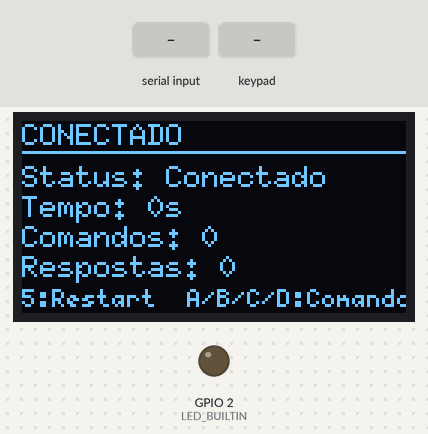
Recording of a sketch running on a simulated ESP32. Shown: 128×64 one-colour display, output pins drawn as LEDs (lit = HIGH). The test bench sets the inputs (shaded band). Nothing arrives over Bluetooth unless stated; what the sketch prints to the serial monitor is not drawn.

Above: at 1.4 s.
1.5 s: "LED 1\n" received over the second serial link
At 2.4 s:
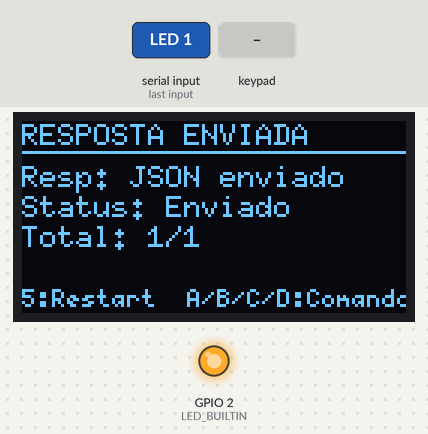
4.5 s: "ECHO\n" received over the second serial link
At 5.8 s:
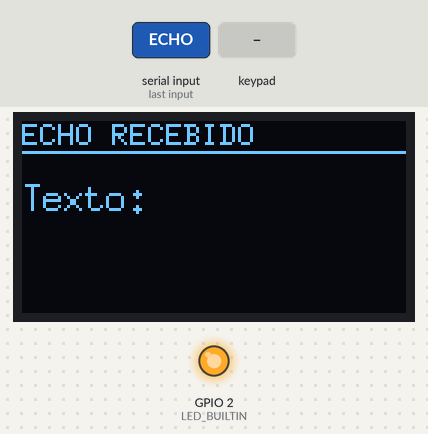
7.5 s: "PING 1\n" received over the second serial link
At 10.3 s:
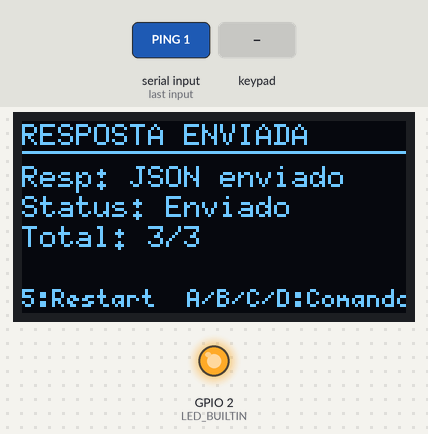
10.5 s: key 'D' pressed
At 11.91 s:
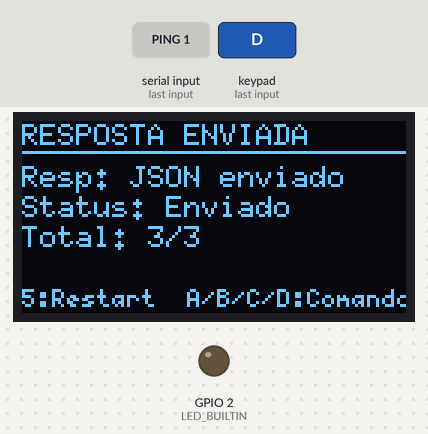
13.5 s: keypad keys 2 7 1 4 1 2 1 3 D pressed 0.4 s apart
At 17.7 s:
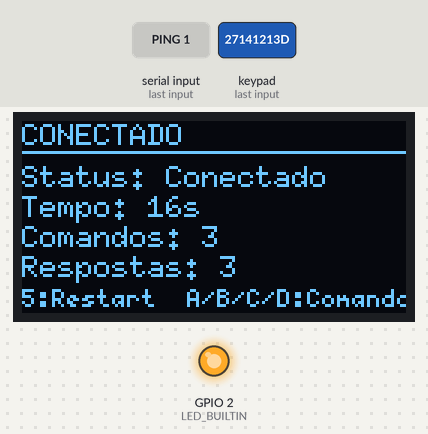
18.6 s: "STATUS 1\n" received over the second serial link
At 19.1 s:
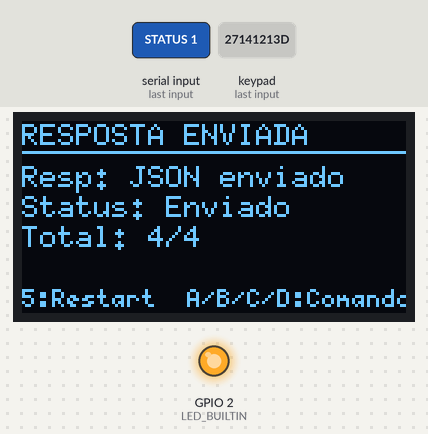
Timing chart, 0 to 21.6 s (numbered marks = the images above; inputs shaded):
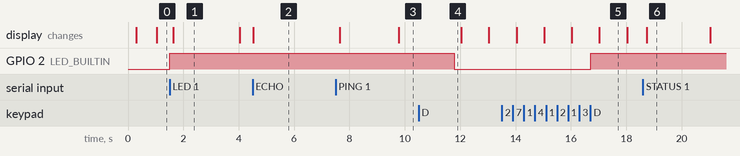

The sketch:

blutu.ino
```cpp
#include <Wire.h>
#include <U8g2lib.h>
#include "BluetoothSerial.h"
#include <Keypad.h>

// ====== OLED ======
#define I2C_SDA 21
#define I2C_SCL 22
U8G2_SSD1306_128X64_NONAME_F_HW_I2C u8g2(
  U8G2_R0, U8X8_PIN_NONE, I2C_SCL, I2C_SDA
);

// ====== KEYPAD 4x4 ======
const byte LINHAS = 4;
const byte COLUNAS = 4;

char teclas[LINHAS][COLUNAS] = {
  {'1','2','3','4'},
  {'5','6','7','8'},
  {'9','A','B','C'},
  {'D','E','F','G'}
};

byte pinosLinhas[LINHAS]   = {27, 14, 12, 13};
byte pinosColunas[COLUNAS] = {25, 26, 33, 32};

Keypad teclado = Keypad(makeKeymap(teclas), pinosLinhas, pinosColunas, LINHAS, COLUNAS);

// ====== BLUETOOTH SERIAL ======
BluetoothSerial SerialBT;

// ====== Configurações ======
const char* BT_NAME = "Relogio";
const char* BT_PIN  = "0000"; // PIN fixo para exibir na tela

#ifndef LED_BUILTIN
  #define LED_BUILTIN 2
#endif

// Ponteamento opcional:
const bool FORWARD_USB_TO_BT = true;  // o que digitar no Monitor Serial vai para o BT
const bool FORWARD_BT_TO_USB = true;  // o que chegar do BT aparece no Monitor Serial

// Buffer de linha (entrada vinda do BT)
String rxLine;

// ====== ESTADOS DO SISTEMA ======
enum SystemState {
  STATE_IDLE,           // Aguardando conexão
  STATE_CONNECTED,      // Conectado ao celular
  STATE_COMMAND_MODE,   // Modo de comando
  STATE_RESPONSE_MODE   // Modo de resposta
};

SystemState currentState = STATE_IDLE;

// ====== CONTADORES ======
unsigned long connectionTime = 0;
unsigned long lastActivity = 0;
int commandCount = 0;
int responseCount = 0;
bool deviceConnected = false;
bool oldDeviceConnected = false;

// ====== Utilidades JSON simples ======
void sendJsonKV(const char* k, const char* v) {
  SerialBT.print("{\"");
  SerialBT.print(k);
  SerialBT.print("\":\"");
  SerialBT.print(v);
  SerialBT.println("\"}");
}

void sendJsonKV(const char* k, int v) {
  SerialBT.print("{\"");
  SerialBT.print(k);
  SerialBT.print("\":");
  SerialBT.print(v);
  SerialBT.println("}");
}

void sendJsonStatus() {
  SerialBT.print("{\"ok\":true,\"uptime_ms\":");
  SerialBT.print(millis());
  SerialBT.print(",\"led\":");
  SerialBT.print(digitalRead(LED_BUILTIN) ? 1 : 0);
  SerialBT.print(",\"free_memory\":");
  SerialBT.print(ESP.getFreeHeap());
  SerialBT.println("}");
}

// ====== Processamento de comandos por linha ======
void handleCommand(const String& line) {
  // Formato: CMD [args...]
  // Ex.: "LED 1", "PING", "STATUS", "ECHO oi"
  // Quebra em 1ª palavra + resto
  String cmd, args;
  int sp = line.indexOf(' ');
  if (sp >= 0) {
    cmd  = line.substring(0, sp);
    args = line.substring(sp + 1);
  } else {
    cmd  = line;
    args = "";
  }

  cmd.trim(); cmd.toUpperCase();
  commandCount++;
  lastActivity = millis();
  currentState = STATE_COMMAND_MODE;

  if (cmd == "PING") {
    // {"pong":1}
    SerialBT.println("{\"pong\":1}");
    responseCount++;
  }
  else if (cmd == "LED") {
    args.trim();
    int v = args.toInt();
    digitalWrite(LED_BUILTIN, v ? HIGH : LOW);
    // {"ok":true,"led":0/1}
    SerialBT.print("{\"ok\":true,\"led\":");
    SerialBT.print(v ? 1 : 0);
    SerialBT.println("}");
    responseCount++;
  }
  else if (cmd == "STATUS") {
    sendJsonStatus();
    responseCount++;
  }
  else if (cmd == "MEMORY") {
    SerialBT.print("{\"memory\":");
    SerialBT.print(ESP.getFreeHeap());
    SerialBT.println("}");
    responseCount++;
  }
  else if (cmd == "ECHO") {
    // {"echo":"<args>"}
    SerialBT.print("{\"echo\":\"");
    // escapinho simples de aspas duplas (não robusto, mas quebra o galho)
    for (char c : args) {
      if (c == '\"') SerialBT.print("\\\"");
      else if (c == '\\') SerialBT.print("\\\\");
      else SerialBT.print(c);
    }
    SerialBT.println("\"}");
    responseCount++;

    // Exibe o texto do echo no display por 3 segundos
    u8g2.clearBuffer();
    drawHeader("ECHO RECEBIDO");

    u8g2.setFont(u8g2_font_7x13_tf);
    u8g2.setCursor(0, 30);
    u8g2.print("Texto:");
    u8g2.setCursor(0, 45);
    u8g2.print(args);

    u8g2.sendBuffer();
    delay(3000); // Mostra por 3 segundos
  }
  else {
    // {"error":"unknown_cmd","cmd":"..."}
    SerialBT.print("{\"error\":\"unknown_cmd\",\"cmd\":\"");
    SerialBT.print(cmd);
    SerialBT.println("\"}");
    responseCount++;
  }

  currentState = STATE_RESPONSE_MODE;
  delay(100); // Pequena pausa para mostrar resposta
  currentState = STATE_CONNECTED;
}

// ====== INTERFACE OLED ======
void drawHeader(const char* title) {
  u8g2.setFont(u8g2_font_6x10_tf);
  u8g2.setCursor(0, 8);
  u8g2.print(title);
  u8g2.drawHLine(0, 10, 128);
}

void drawStatusBar() {
  u8g2.setFont(u8g2_font_5x7_tf);
  u8g2.setCursor(0, 62);
  u8g2.print("5:Restart  A/B/C/D:Comandos");
}

void drawIdleScreen() {
  u8g2.clearBuffer();
  drawHeader("BT SERIAL SERVER");

  u8g2.setFont(u8g2_font_7x13_tf);
  u8g2.setCursor(0, 30);
  u8g2.print("Aguardando");
  u8g2.setCursor(0, 45);
  u8g2.print("conexao...");

  drawStatusBar();
  u8g2.sendBuffer();
}

void drawConnectedScreen() {
  u8g2.clearBuffer();
  drawHeader("CONECTADO");

  u8g2.setFont(u8g2_font_6x10_tf);

  // Status da conexão
  u8g2.setCursor(0, 22);
  u8g2.print("Status: Conectado");

  // Tempo de conexão
  u8g2.setCursor(0, 32);
  u8g2.print("Tempo: ");
  u8g2.print((millis() - connectionTime) / 1000);
  u8g2.print("s");

  // Contadores
  u8g2.setCursor(0, 42);
  u8g2.print("Comandos: ");
  u8g2.print(commandCount);

  u8g2.setCursor(0, 52);
  u8g2.print("Respostas: ");
  u8g2.print(responseCount);

  drawStatusBar();
  u8g2.sendBuffer();
}

void drawCommandScreen() {
  u8g2.clearBuffer();
  drawHeader("COMANDO RECEBIDO");

  u8g2.setFont(u8g2_font_6x10_tf);

  // Comando recebido
  u8g2.setCursor(0, 22);
  u8g2.print("Cmd: ");
  String cmd = rxLine;
  if (cmd.length() > 15) cmd = cmd.substring(0, 15);
  u8g2.print(cmd);

  // Processando resposta
  u8g2.setCursor(0, 32);
  u8g2.print("Processando...");

  // Última atividade
  u8g2.setCursor(0, 42);
  u8g2.print("Atividade: ");
  u8g2.print((millis() - lastActivity) / 1000);
  u8g2.print("s");

  drawStatusBar();
  u8g2.sendBuffer();
}

void drawResponseScreen() {
  u8g2.clearBuffer();
  drawHeader("RESPOSTA ENVIADA");

  u8g2.setFont(u8g2_font_6x10_tf);

  // Resposta enviada
  u8g2.setCursor(0, 22);
  u8g2.print("Resp: JSON enviado");

  // Status
  u8g2.setCursor(0, 32);
  u8g2.print("Status: Enviado");

  // Contadores
  u8g2.setCursor(0, 42);
  u8g2.print("Total: ");
  u8g2.print(commandCount);
  u8g2.print("/");
  u8g2.print(responseCount);

  drawStatusBar();
  u8g2.sendBuffer();
}

// ====== SETUP ======
void setup() {
  pinMode(LED_BUILTIN, OUTPUT);
  digitalWrite(LED_BUILTIN, LOW);

  Serial.begin(115200);
  delay(200);

  // OLED
  Wire.begin(I2C_SDA, I2C_SCL);
  u8g2.begin();
  u8g2.clearBuffer();
  u8g2.setFont(u8g2_font_6x10_tf);
  u8g2.drawStr(0, 12, "Iniciando BT Serial");
  u8g2.sendBuffer();

  // Keypad
  teclado.setDebounceTime(25);

  // Inicia Bluetooth Serial
  // SerialBT.setPin(BT_PIN, strlen(BT_PIN)); // PIN opcional
  // SerialBT.setPin(NULL, 0); // Sem PIN

  // Configurações para evitar PIN automático
  // esp_bt_controller_mem_release(ESP_BT_MODE_CLASSIC_BT);

  if (!SerialBT.begin(BT_NAME)) {
    Serial.println("Falha ao iniciar Bluetooth Serial! Reinicie o ESP32.");
    u8g2.clearBuffer();
    u8g2.setFont(u8g2_font_6x10_tf);
    u8g2.drawStr(0, 12, "Erro: BT nao iniciou");
    u8g2.drawStr(0, 28, "Reinicie o ESP32");
    u8g2.sendBuffer();
    while (1) delay(1000);
  }

  Serial.println();
  Serial.println("=== ESP32 Bluetooth Serial ===");
  Serial.print("Dispositivo: "); Serial.println(BT_NAME);
  Serial.print("PIN: "); Serial.println(BT_PIN);
  Serial.println("Comandos: PING | LED 1/0 | STATUS | MEMORY | ECHO <texto>");
  Serial.println("Conecte-se via app BT serial e envie linhas terminadas em \\n.");

  currentState = STATE_IDLE;
  drawIdleScreen();
}

// ====== LOOP ======
void loop() {
  // Verifica conexão Bluetooth
  deviceConnected = SerialBT.hasClient();

  if (deviceConnected && !oldDeviceConnected) {
    connectionTime = millis();
    currentState = STATE_CONNECTED;
    Serial.println("Dispositivo conectado!");
  }

  if (!deviceConnected && oldDeviceConnected) {
    currentState = STATE_IDLE;
    Serial.println("Dispositivo desconectado!");
  }

  oldDeviceConnected = deviceConnected;

  // Processa teclas do keypad
  char k = teclado.getKey();
  if (k != NO_KEY) {
    Serial.print("Tecla pressionada: ");
    Serial.println(k);

    // Comandos locais via keypad
    switch (k) {
      case '5':
        // Força restart do Bluetooth
        Serial.println("Reiniciando Bluetooth...");
        SerialBT.end();
        delay(1000);
        SerialBT.begin(BT_NAME, true);
        Serial.println("Bluetooth reiniciado!");
        break;
      case 'A':
        if (deviceConnected) {
          SerialBT.println("{\"local_cmd\":\"A\"}");
        }
        break;
      case 'B':
        if (deviceConnected) {
          SerialBT.println("{\"local_cmd\":\"B\"}");
        }
        break;
      case 'C':
        if (deviceConnected) {
          SerialBT.print("{\"status\":\"");
          SerialBT.print(ESP.getFreeHeap());
          SerialBT.println(" bytes free\"}");
        }
        break;
      case 'D':
        digitalWrite(LED_BUILTIN, !digitalRead(LED_BUILTIN));
        if (deviceConnected) {
          SerialBT.print("{\"led\":");
          SerialBT.print(digitalRead(LED_BUILTIN) ? 1 : 0);
          SerialBT.println("}");
        }
        break;
    }
  }

  // ====== Recepção via Bluetooth (por bytes) -> montar linha e processar ======
  while (SerialBT.available()) {
    char c = (char)SerialBT.read();
    if (FORWARD_BT_TO_USB) Serial.write(c); // espelha no USB (debug)

    if (c == '\r') continue;
    if (c == '\n') {
      rxLine.trim();
      if (!rxLine.isEmpty()) {
        handleCommand(rxLine);

        // Mostra tela de resposta por 2 segundos
        drawResponseScreen();
        delay(2000);
        currentState = STATE_CONNECTED;
      }
      rxLine = "";
    } else {
      if (rxLine.length() < 512) rxLine += c; // limite simples
    }
  }

  // ====== (Opcional) Tudo que você digitar no USB vai para o Bluetooth ======
  if (FORWARD_USB_TO_BT && deviceConnected) {
    while (Serial.available()) {
      int c = Serial.read();
      SerialBT.write(c);
    }
  }

  // Atualiza interface baseado no estado
  switch (currentState) {
    case STATE_IDLE:
      if (millis() % 5000 < 100) { // Atualiza a cada 5 segundos
        drawIdleScreen();
      }
      break;

    case STATE_CONNECTED:
      if (millis() % 1000 < 100) { // Atualiza a cada segundo
        drawConnectedScreen();
      }
      break;

    case STATE_COMMAND_MODE:
      drawCommandScreen();
      break;

    case STATE_RESPONSE_MODE:
      // Já tratado acima
      break;
  }

  delay(10);
}
```

Measured:
- after the input at 1.5 s, GPIO 2 (LED_BUILTIN): LOW → HIGH at once; the display: changes after 0.13 s (image 1)
- after the input at 4.5 s, the display: changes at once (image 2)
- after the input at 10.5 s, GPIO 2 (LED_BUILTIN): HIGH → LOW after 1.3 s
- after the input at 13.5 s, GPIO 2 (LED_BUILTIN): LOW → HIGH after 3.2 s
- after the input at 18.6 s, the display: changes after 0.13 s (image 6)
- what the display in image 1 shows lasts 2.4 s, from 1.6 s to 4.0 s
- what the display in image 5 shows lasts 1.0 s, from 17.0 s to 18.0 s
